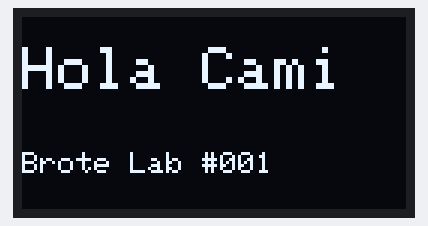
The sketch below on a simulated ESP32. On the bench: 128×64 one-colour display. What the sketch prints to the serial monitor is not drawn.

Above: at 0.6 s.

The sketch:

001-LilyGo-imprimirnombre.ino
```cpp
// Brote Lab — Sesión 1: "Hola Cami" en la pantalla OLED
#include <Wire.h>              // Librería para hablar I2C
#include <Adafruit_GFX.h>      // Sabe dibujar letras y formas
#include <Adafruit_SSD1306.h>  // Sabe hablar con el chip de la pantalla

#define ANCHO     128   // Píxeles de ancho de la pantalla
#define ALTO      64    // Píxeles de alto
#define OLED_SDA  21    // Pin de datos I2C en la LILYGO
#define OLED_SCL  22    // Pin de reloj I2C en la LILYGO
#define OLED_DIR  0x3C  // "Dirección de casa" de la pantalla

// Creamos el objeto "pantalla". -1 = no usamos pin de reset
Adafruit_SSD1306 pantalla(ANCHO, ALTO, &Wire, -1);

void setup() {
  Serial.begin(115200);  // Abrimos el canal hacia la computadora
  delay(500);
  Serial.println("Brote Lab: arrancando...");

  Wire.begin(OLED_SDA, OLED_SCL);  // Arrancamos I2C en los pines correctos

  // Intentamos conectar con la pantalla
  if (!pantalla.begin(SSD1306_SWITCHCAPVCC, OLED_DIR)) {
    Serial.println("ERROR: no encontre la pantalla OLED");
    while (true) { delay(1000); }  // Nos quedamos acá parados
  }

  pantalla.clearDisplay();               // Borramos lo que había
  pantalla.setTextColor(SSD1306_WHITE);  // Texto encendido (la OLED es monocromo)

  pantalla.setTextSize(2);               // Letra grande
  pantalla.setCursor(0, 10);             // Posición: x=0, y=10
  pantalla.println("Hola Cami");

  pantalla.setTextSize(1);               // Letra chica
  pantalla.setCursor(0, 45);
  pantalla.println("Brote Lab #001");

  pantalla.display();  // Recién acá se ve todo en la pantalla
  Serial.println("Pantalla lista!");
}

void loop() {
  // Por ahora nada se repite
}
```
